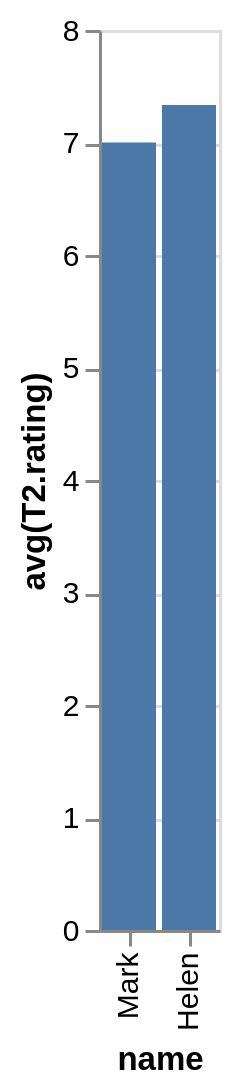

The Vega-Lite source for this figure:
### Vega-Lite specification from a JSON file in a GitHub repository (floating-point values rounded to 4 significant figures)
{"data": {"values": [{"x_data": "Mark", "y_data": 7}, {"x_data": "Helen", "y_data": 7.333}]}, "mark": "bar", "encoding": {"x": {"field": "x_data", "type": "nominal", "title": "name", "sort": "descending"}, "y": {"field": "y_data", "type": "quantitative", "title": "avg(T2.rating)"}}}
